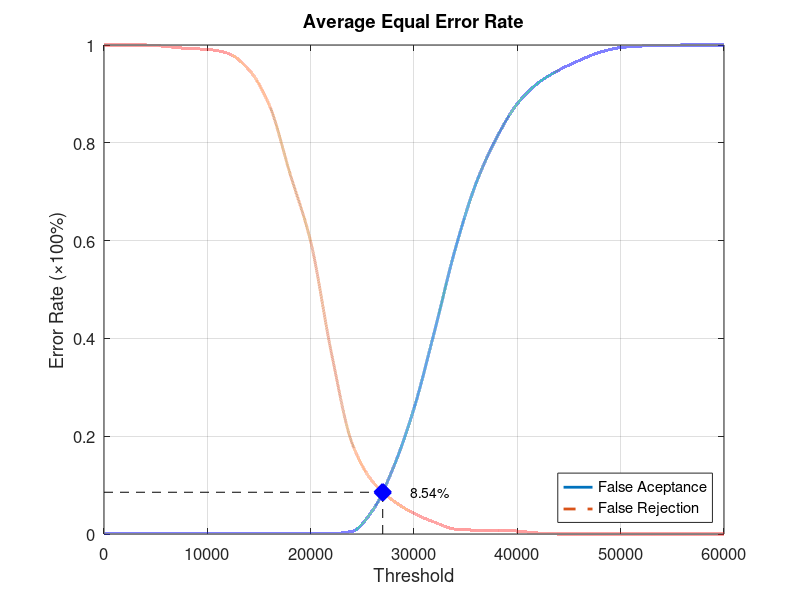
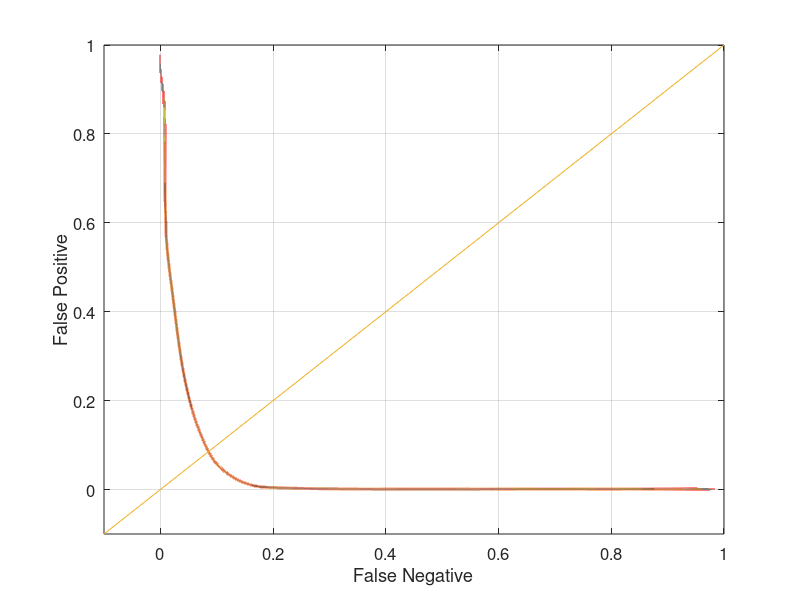

Recreate these plots in MATLAB, in order.
function yEER = Database2Average
close all;
clear;
clc;
x = 0:2000:60000;
xq = 0:0.5:60000;

y0 = [0 0.00105263 0.00105263 0.00105263 0.00105263 0.00105263 0.00105263 0.00105263 0.00105263 0.00105263 0.00105263 0.00105263 0.00526316 0.0484211 0.135789 0.256842 0.415789 0.583158 0.716842 0.810526 0.88 0.922105 0.948421 0.968421 0.985263 0.994737 0.997895 0.998947 1 1 1];
yy0 = interp1(x, y0, xq, 'pchip');
y1 = [1 1 1 0.997 0.993 0.991 0.983 0.95 0.877 0.737 0.598 0.371 0.186 0.107 0.068 0.042 0.024 0.01 0.008 0.008 0.006 0.002 0 0 0 0 0 0 0 0 0];
yy1 = interp1(x, y1, xq, 'pchip');

% Calculating EER: 
y2 = abs(y0 - y1);
find(y2 == min(y2))
yy2 = abs(yy0 - yy1);
xEER = find(yy2 == min(yy2));
xEERIndex = xq(xEER) % X-axis EER
yEER = yy0(xEER) % Y-axis EER

main = figure
plot(xq, yy0,'-','LineWidth', 2);	hold on
plot(xq, yy1,'--','LineWidth', 2);	hold on
plot([xEERIndex xEERIndex], [0 yEER], 'k--');	hold on
plot([0 xEERIndex], [yEER yEER], 'k--');	hold on
plot(xEERIndex, yEER, 'bx', 'LineWidth', 10);	hold on
text(xEERIndex + 10 * xEERIndex / 100, yEER, [num2str(round((10000 * yEER)) / 100) '%'])
legend('False Aceptance', 'False Rejection', 'Location', 'SouthEast')
xlabel('Threshold')
ylabel('Error Rate (\times100%)')
title('Average Equal Error Rate')
set(gca, 'FontSize', 12)
axis([0 60000 0 1])
grid on

print(main, 'Database2AverageMain', '-dpng');
FNRxFPR = figure('Color', [1 1 1]);
plot(yy1, yy0, '-', yy1, yy0, 'LineWidth', 2);
hold on
y = -0.1:0.1:1
plot(y, y); 
set(gca, 'FontSize', 12)
xlabel('False Negative')
ylabel('False Positive')
axis([-0.1 1 -0.1 1])
set(gca, 'FontSize', 12)
grid on

print(FNRxFPR, 'Database2AverageFNRxFPR','-dpng');
end
